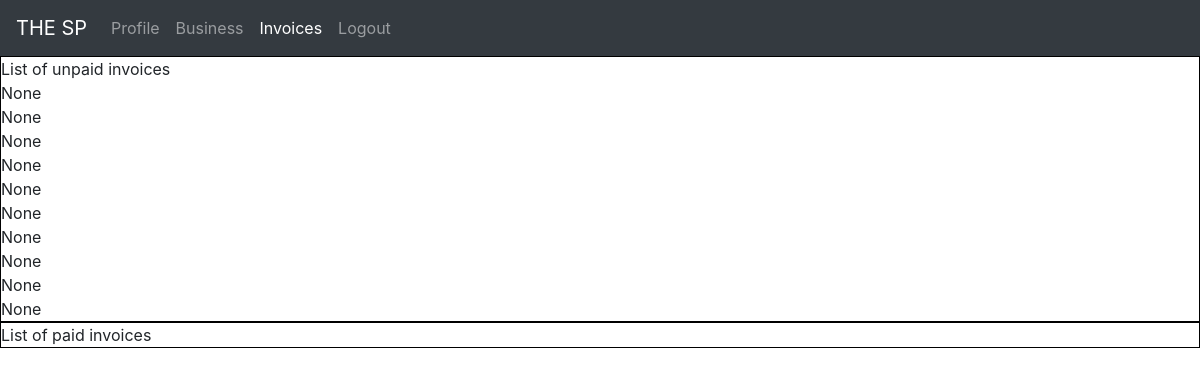
Page /user/invoices/ (signed in) on the committed database.
### invoice/models.py (models this page shows, shortened)
class Invoice(models.Model):
    business = models.ForeignKey(Business, on_delete=models.SET_NULL, null=True, related_name="sale_invoices")
    business_name = models.CharField(max_length=30, blank=True)
    sales_agent = models.ForeignKey(Employee, on_delete = models.SET_NULL, null=True, related_name="created_invoices")
    sales_agent_name = models.CharField(max_length=30, blank=True)
    customer = models.ForeignKey(User, on_delete=models.SET_NULL, null=True, blank=True, related_name="purchase_invoices")
    customer_name = models.CharField(max_length=30, blank=True)
    customer_contact =  models.CharField(max_length=30, blank=True, null=True)
    total_cost = models.DecimalField(decimal_places=2,max_digits=12, blank=True, null=True)
    invoice_discount = models.DecimalField(decimal_places=2,max_digits=12, default=0)
    employee_created = models.BooleanField(default=False)
    paid = models.BooleanField(default=False)
    timestamp = models.DateTimeField(auto_now_add=True)
    class Meta:
        ordering = ['-timestamp','paid']

### user/views.py (the view)
# urls.py: path('user/invoices/', views.user_purchases, name="user_invoices"),
@login_required(login_url = 'user:login')
def user_purchases(request):
    context={
        "page":"purchases"
    }
    return render(request, "user/user_purchases.html", context)

### user/templates/user/user_purchases.html (shortened to what this page needs)
{% extends 'theSP/layout.html' %}
{% block body %}
{% include 'theSP/gen_nav.html' %}
    <div  style="border: 1px solid black;">
        List of unpaid invoices
        <div>
            {% for invoice in  request.user.purchase_invoices.all%}
                {% if invoice.paid == False %}
                    <div>
                        {{invoice.total_cost}}
                    </div>
                {% endif %}
            {% endfor %}
        </div>
    </div>
    <div  style="border: 1px solid black;">
        List of paid invoices
    </div>
{% endblock body %}

### static/css/style1.css (style rules this page uses)
* { margin: 0; padding: 0; -webkit-box-sizing: border-box; box-sizing: border-box; }

### rows in the picture
Invoice: total_cost "None"
Invoice: total_cost "None"
Invoice: total_cost "None"
Invoice: total_cost "None"
Invoice: total_cost "None"
Invoice: total_cost "None"
Invoice: total_cost "None"
Invoice: total_cost "None"
Invoice: total_cost "None"
Invoice: total_cost "None"
